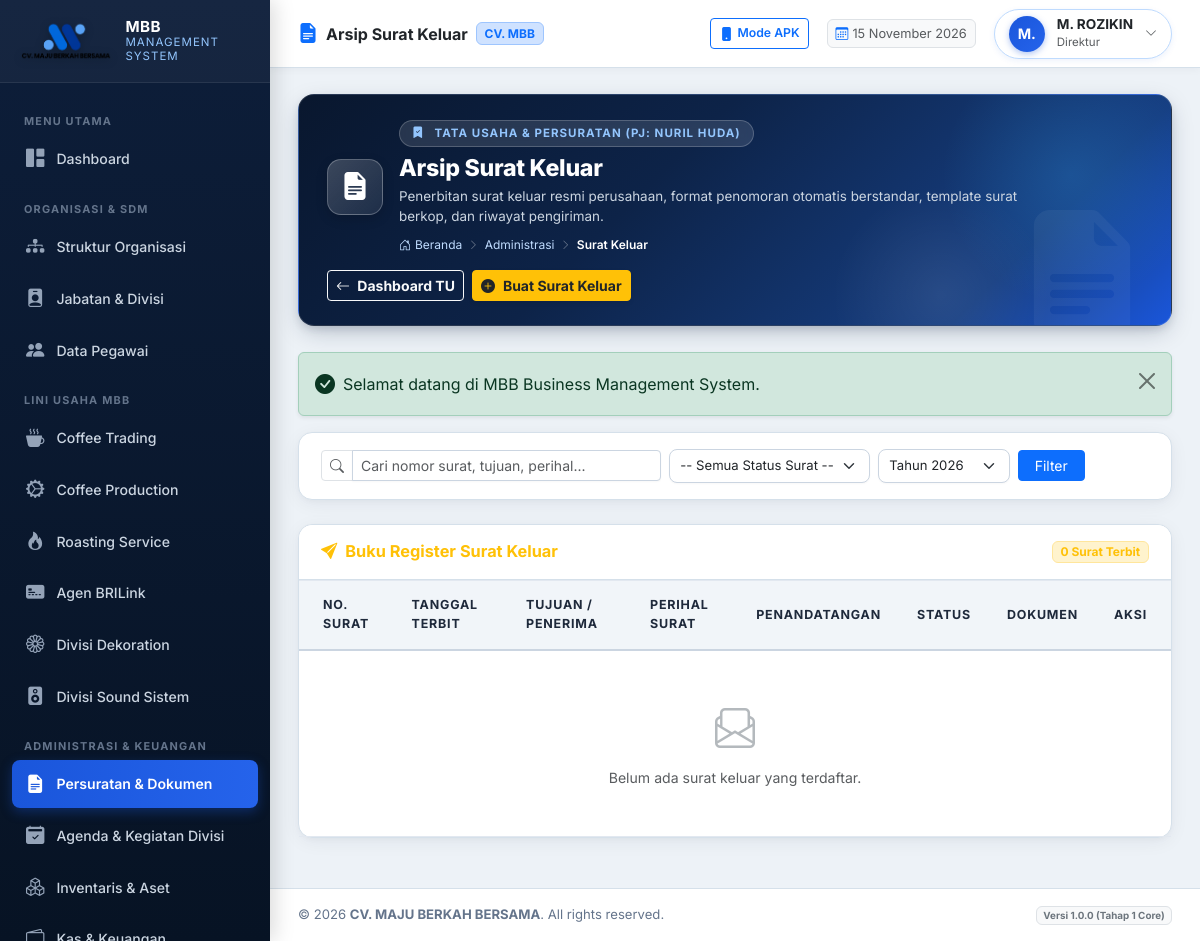
Page /modules/administration/outgoing.php (signed in) on the committed database.
### tables this page shows
CREATE TABLE `users` (
  `id` int(11) NOT NULL AUTO_INCREMENT,
  `username` varchar(50) NOT NULL,
  `email` varchar(100) NOT NULL,
  `password_hash` varchar(255) NOT NULL,
  `role_id` int(11) NOT NULL,
  `employee_id` int(11) DEFAULT NULL,
  `is_active` tinyint(1) DEFAULT 1,
  `must_change_password` tinyint(1) DEFAULT 0,
  `last_login_at` datetime DEFAULT NULL,
  `last_login_ip` varchar(45) DEFAULT NULL,
  `created_at` datetime DEFAULT current_timestamp(),
  `updated_at` datetime DEFAULT current_timestamp() ON UPDATE current_timestamp(),
  PRIMARY KEY (`id`),
  UNIQUE KEY `username` (`username`),
  UNIQUE KEY `email` (`email`),
  UNIQUE KEY `employee_id` (`employee_id`),
  KEY `fk_user_role` (`role_id`),
  CONSTRAINT `fk_user_emp` FOREIGN KEY (`employee_id`) REFERENCES `employees` (`id`) ON DELETE SET NULL,
  CONSTRAINT `fk_user_role` FOREIGN KEY (`role_id`) REFERENCES `roles` (`id`)
);

CREATE TABLE `employees` (
  `id` int(11) NOT NULL AUTO_INCREMENT,
  `employee_code` varchar(30) NOT NULL,
  `full_name` varchar(150) NOT NULL,
  `gender` enum('L','P') DEFAULT 'L',
  `phone_number` varchar(30) DEFAULT NULL,
  `email` varchar(100) DEFAULT NULL,
  `address` text DEFAULT NULL,
  `division_id` int(11) DEFAULT NULL,
  `position_id` int(11) DEFAULT NULL,
  `join_date` date DEFAULT NULL,
  `employment_status` enum('TETAP','KONTRAK','MAGANG','HONORER') DEFAULT 'TETAP',
  `is_active` tinyint(1) DEFAULT 1,
  `avatar` varchar(255) DEFAULT NULL,
  `notes` text DEFAULT NULL,
  `created_at` datetime DEFAULT current_timestamp(),
  `updated_at` datetime DEFAULT current_timestamp() ON UPDATE current_timestamp(),
  PRIMARY KEY (`id`),
  UNIQUE KEY `employee_code` (`employee_code`),
  KEY `fk_emp_div` (`division_id`),
  KEY `fk_emp_pos` (`position_id`),
  CONSTRAINT `fk_emp_div` FOREIGN KEY (`division_id`) REFERENCES `divisions` (`id`) ON DELETE SET NULL,
  CONSTRAINT `fk_emp_pos` FOREIGN KEY (`position_id`) REFERENCES `positions` (`id`) ON DELETE SET NULL
);

CREATE TABLE `positions` (
  `id` int(11) NOT NULL AUTO_INCREMENT,
  `position_code` varchar(20) NOT NULL,
  `position_name` varchar(100) NOT NULL,
  `division_id` int(11) DEFAULT NULL,
  `parent_position_id` int(11) DEFAULT NULL,
  `level_rank` int(11) DEFAULT 1,
  `job_description` text DEFAULT NULL,
  `is_active` tinyint(1) DEFAULT 1,
  `created_at` datetime DEFAULT current_timestamp(),
  `updated_at` datetime DEFAULT current_timestamp() ON UPDATE current_timestamp(),
  PRIMARY KEY (`id`),
  UNIQUE KEY `position_code` (`position_code`),
  KEY `fk_pos_div` (`division_id`),
  KEY `fk_pos_parent` (`parent_position_id`),
  CONSTRAINT `fk_pos_div` FOREIGN KEY (`division_id`) REFERENCES `divisions` (`id`) ON DELETE SET NULL,
  CONSTRAINT `fk_pos_parent` FOREIGN KEY (`parent_position_id`) REFERENCES `positions` (`id`) ON DELETE SET NULL
);

### config/app.php (called while the page is built)
<?php
$isHttps = (!empty($_SERVER['HTTPS']) && $_SERVER['HTTPS'] !== 'off')
    || (!empty($_SERVER['HTTP_X_FORWARDED_PROTO']) && $_SERVER['HTTP_X_FORWARDED_PROTO'] === 'https')
    || (!empty($_SERVER['HTTP_CF_VISITOR']) && strpos($_SERVER['HTTP_CF_VISITOR'], 'https') !== false)
    || (($_SERVER['SERVER_PORT'] ?? 80) == 443);
$protocol = $isHttps ? "https://" : "http://";
$host = $_SERVER['HTTP_HOST'] ?? 'localhost';
$docRoot = !empty($_SERVER['DOCUMENT_ROOT']) ? str_replace('\\', '/', realpath($_SERVER['DOCUMENT_ROOT'])) : '';
$appRoot = str_replace('\\', '/', realpath(__DIR__ . '/..'));
if (!empty($docRoot) && str_starts_with($appRoot, $docRoot)) {
    $relative = trim(substr($appRoot, strlen($docRoot)), '/\\');
    $baseFolder = !empty($relative) ? '/' . $relative . '/' : '/';
} else {
    if ($host !== 'localhost' && !str_starts_with($host, '127.0.0.1') && !str_starts_with($host, '192.168.')) {
        $baseFolder = '/';
    } else {
        $baseFolder = '/cvmbb/';
    }
}
$baseUrl = $protocol . $host . $baseFolder;
return [
    'app_name'    => 'MBB BUSINESS MANAGEMENT SYSTEM',
    'app_version' => '1.0.0',
    'app_env'     => 'development',
    'base_url'    => rtrim($baseUrl, '/') . '/',
    'timezone'    => 'Asia/Jakarta',
    'session_lifetime' => 86400,
    'company'     => [
        'name'       => 'CV. MAJU BERKAH BERSAMA',
        'short_name' => 'MBB',
        'address'    => 'Jln. Raya Gunung Terang No. 09, Kecamatan Air Hitam, Kabupaten Lampung Barat',
        'logo'       => 'assets/images/logo.png',
        'tagline'    => 'Integritas, Kualitas, dan Keberkahan Usaha',
    ]
];

### core/Permission.php (called while the page is built, shortened)
<?php
class Permission {
    public static function can(string $permissionKey): bool {
        if (!empty($_SESSION['user_role']) && in_array($_SESSION['user_role'], ['super_admin', 'developer'], true)) {
            return true;
        }
        $permissions = self::getPermissionsForUser($_SESSION['user_role_id'] ?? 0);
        return in_array($permissionKey, $permissions, true);
    }
}

### core/Auth.php (called while the page is built, shortened)
<?php
require_once __DIR__ . '/../helpers/utils.php';
class Auth {
    private static ?array $cachedUser = null;
    public static function check(): bool {
        $timeout = 86400;
        return true;
    }
    public static function user(): ?array {
        if (self::$cachedUser !== null) {
            return self::$cachedUser;
        }
        $db = Database::getInstance();
        $stmt = $db->prepare("
            SELECT u.*, r.role_name, r.role_title, e.full_name, e.employee_code, p.position_name, d.division_name
            FROM users u
            INNER JOIN roles r ON u.role_id = r.id
            LEFT JOIN employees e ON u.employee_id = e.id
            LEFT JOIN positions p ON e.position_id = p.id
            LEFT JOIN divisions d ON e.division_id = d.id
            WHERE u.id = ?
        ");
        $stmt->execute([$_SESSION['user_id']]);
        self::$cachedUser = $stmt->fetch() ?: null;
        return self::$cachedUser;
    }
}

### modules/administration/outgoing.php (the view, shortened to what this page needs)
<?php
require_once __DIR__ . '/../../core/Auth.php';
require_once __DIR__ . '/../../core/Permission.php';
require_once __DIR__ . '/../../helpers/utils.php';
$db = Database::getInstance();
$search = trim($_GET['q'] ?? '');
$yearFilter = trim($_GET['year'] ?? date('Y'));
$query = "SELECT * FROM outgoing_letters WHERE 1=1";
$params = [];
if ($yearFilter !== '') {
    $query .= " AND YEAR(letter_date) = ?";
    $params[] = $yearFilter;
}
$query .= " ORDER BY letter_date DESC, id DESC";
$stmt = $db->prepare($query);
$stmt->execute($params);
$letters = $stmt->fetchAll();
$pageTitle = 'Arsip Surat Keluar';
$currentModule = 'administration';
$pageCategory = 'TATA USAHA & PERSURATAN (PJ: NURIL HUDA)';
$pageDesc = 'Penerbitan surat keluar resmi perusahaan, format penomoran otomatis berstandar, template surat berkop, dan riwayat pengiriman.';
$pageBreadcrumbs = [
    'Administrasi' => base_url('modules/administration/index.php'),
    'Surat Keluar' => null
];
$pageActionBtn = '
    <div class="d-flex flex-wrap gap-2">
        <a href="' . base_url('modules/administration/index.php') . '" class="btn btn-outline-light btn-sm fw-bold">
            <i class="bi bi-arrow-left me-1"></i> Dashboard TU
        </a>' .
        (Permission::can('administration.manage') ? '
        <button type="button" class="btn btn-warning text-dark btn-sm fw-bold shadow-sm d-flex align-items-center gap-2" data-bs-toggle="modal" data-bs-target="#modalAddOutgoing">
            <i class="bi bi-plus-circle-fill"></i> Buat Surat Keluar
        </button>' : '') . '
    </div>
';
require_once __DIR__ . '/../../components/header.php';
require_once __DIR__ . '/../../components/sidebar.php';
require_once __DIR__ . '/../../components/topbar.php';
?>
<div class="card-mbb mb-4">
    <div class="card-mbb-body py-3">
        <form method="GET" action="" class="row g-2 align-items-center">
            <div class="col-md-5">
                <div class="input-group input-group-sm">
                    <span class="input-group-text bg-white"><i class="bi bi-search text-muted"></i></span>
                    <input type="text" name="q" value="<?= e($search) ?>" class="form-control" placeholder="Cari nomor surat, tujuan, perihal...">
                </div>
            </div>
            <div class="col-md-3">
                <select name="status" class="form-select form-select-sm">
                    <option value="">-- Semua Status Surat --</option>
                </select>
            </div>
            <div class="col-md-2">
                <select name="year" class="form-select form-select-sm">
                    <?php for ($y = date('Y'); $y >= date('Y') - 3; $y--): ?>
                        <option value="<?= $y ?>" <?= $yearFilter == $y ? 'selected' : '' ?>>Tahun <?= $y ?></option>
                    <?php endfor; ?>
                </select>
            </div>
            <div class="col-md-auto">
                <button type="submit" class="btn btn-sm btn-primary px-3">Filter</button>
            </div>
        </form>
    </div>
</div>
<div class="card-mbb">
    <div class="card-mbb-header">
        <h6 class="card-mbb-title text-warning">
            <i class="bi bi-send-fill"></i> Buku Register Surat Keluar
        </h6>
        <span class="badge bg-warning-subtle text-warning border border-warning-subtle"><?= count($letters) ?> Surat Terbit</span>
    </div>
    <div class="card-mbb-body p-0">
        <div class="table-responsive">
            <table class="table-mbb align-middle">
                <thead>
                    <tr>
                        <th class="ps-4">No. Surat</th>
                        <th>Tanggal Terbit</th>
                        <th>Tujuan / Penerima</th>
                        <th>Perihal Surat</th>
                        <th>Penandatangan</th>
                        <th>Status</th>
                        <th>Dokumen</th>
                        <th class="text-end pe-4">Aksi</th>
                    </tr>
                </thead>
                <tbody>
                    <?php if (empty($letters)): ?>
                        <tr>
                            <td colspan="8" class="text-center py-5 text-muted">
                                <i class="bi bi-envelope-paper fs-1 d-block mb-2 text-secondary opacity-50"></i>
                                Belum ada surat keluar yang terdaftar.
                            </td>
                        </tr>
                    <?php endif; ?>
                </tbody>
            </table>
        </div>
    </div>
</div>
<?php require_once __DIR__ . '/../../components/footer.php'; ?>

### components/topbar.php (shortened to what this page needs)
<?php
$user = Auth::user();
$displayName = $user['full_name'] ?? ($user['username'] ?? 'User');
$displayRole = $user['role_title'] ?? ($user['role_name'] ?? 'User');
$displayPos  = $user['position_name'] ?? $displayRole;
$initials    = strtoupper(substr($displayName, 0, 2));
$activeMeta = $moduleMetadata[$currentModule ?? 'dashboard'] ?? [
    'title'    => $pageTitle ?? 'MBB Management System',
    'category' => 'SISTEM INFORMASI TERPADU',
    'icon'     => 'bi-grid-fill',
    'desc'     => 'Sistem manajemen operasional terpadu CV. MAJU BERKAH BERSAMA'
];
$bannerTitle    = $pageTitle ?? $activeMeta['title'];
$bannerCategory = $pageCategory ?? $activeMeta['category'];
$bannerIcon     = $pageIcon ?? $activeMeta['icon'];
$bannerDesc     = $pageDesc ?? $activeMeta['desc'];
?>
<div class="main-content">
    <header class="topbar">
        <div class="topbar-left">
            <div class="d-flex align-items-center gap-2">
                <i class="bi <?= e($bannerIcon) ?> text-primary fs-5"></i>
                <span class="fw-bold text-dark fs-6"><?= e($bannerTitle) ?></span>
                <span class="badge bg-primary-subtle text-primary border border-primary-subtle d-none d-md-inline-block small">CV. MBB</span>
            </div>
        </div>
        <div class="topbar-right">
            <a href="<?= base_url('apk/index.php') ?>" class="btn btn-sm btn-outline-primary d-none d-sm-inline-flex align-items-center gap-1" title="Lihat Tampilan Aplikasi Mobile APK">
                <i class="bi bi-phone-fill"></i>
                <span class="small fw-semibold">Mode APK</span>
            </a>
            <div class="d-none d-md-flex align-items-center text-muted px-2 py-1 rounded bg-light border" style="font-size: 0.8rem;">
                <i class="bi bi-calendar3 me-1 text-primary"></i>
                <span><?= format_tanggal(date('Y-m-d')) ?></span>
            </div>
            <div class="dropdown">
                <div class="user-profile-badge" data-bs-toggle="dropdown" aria-expanded="false">
                    <div class="user-avatar"><?= e($initials) ?></div>
                    <div class="d-none d-sm-block text-start lh-1">
                        <div class="fw-bold text-dark" style="font-size: 0.85rem;"><?= e($displayName) ?></div>
                        <small class="text-muted" style="font-size: 0.72rem;"><?= e($displayPos) ?></small>
                    </div>
                    <i class="bi bi-chevron-down text-muted" style="font-size: 0.75rem;"></i>
                </div>
            </div>
        </div>
    </header>
    <div class="content-body">
        <div class="page-hero-banner">
            <i class="bi <?= e($bannerIcon) ?> banner-watermark-icon"></i>
            <div class="page-hero-content">
                <div class="banner-title-group">
                    <div class="banner-icon-box">
                        <i class="bi <?= e($bannerIcon) ?>"></i>
                    </div>
                    <div>
                        <div class="banner-badge-category">
                            <i class="bi bi-bookmark-check-fill me-1"></i> <?= e($bannerCategory) ?>
                        </div>
                        <h2 class="banner-page-title"><?= e($bannerTitle) ?></h2>
                        <p class="banner-page-desc"><?= e($bannerDesc) ?></p>
                        <?php if (!empty($pageBreadcrumbs)): ?>
                            <div class="banner-breadcrumbs">
                                <a href="<?= base_url('index.php') ?>"><i class="bi bi-house-door me-1"></i>Beranda</a>
                                <?php foreach ($pageBreadcrumbs as $label => $link): ?>
                                    <span class="separator"><i class="bi bi-chevron-right"></i></span>
                                    <?php if ($link): ?>
                                        <a href="<?= e($link) ?>"><?= e($label) ?></a>
                                    <?php else: ?>
                                        <span class="current"><?= e($label) ?></span>
                                    <?php endif; ?>
                                <?php endforeach; ?>
                            </div>
                        <?php endif; ?>
                    </div>
                </div>
                <div class="banner-actions">
                    <?php if (!empty($pageActionBtn)): ?>
                        <?= $pageActionBtn ?>
                    <?php endif; ?>
                </div>
            </div>
        </div>
        <?= flash_display() ?>

### rows in the picture
users: employee.full_name "M.", employee.full_name "M. ROZIKIN", positions.position_name "Direktur"

### other values in the picture
get_company_setting('company_short_name', 'MBB') "MBB"
$bannerTitle "Arsip Surat Keluar"
$bannerCategory "TATA USAHA & PERSURATAN (PJ: NURIL HUDA)"
$bannerDesc "Penerbitan surat keluar resmi perusahaan, format penomoran otomatis berstandar, template surat berkop, dan riwayat pengiriman."
$label "Administrasi"
$label "Surat Keluar"
$msg "Selamat datang di MBB Business Management System."
count($letters) "0"
get_company_setting('company_name', 'CV. MAJU BERKAH BERSAMA') "CV. MAJU BERKAH BERSAMA"
